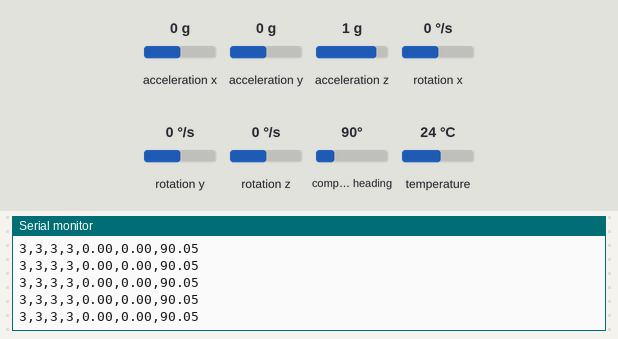
Bench run of a sketch on a simulated Arduino Uno, built with avr-gcc and run on an emulated ATmega328P. Shown: the last lines printed to the serial monitor. The test bench sets the inputs (shaded band); at power-on: acceleration x 0 g, acceleration y 0 g, acceleration z 1 g, rotation x 0 °/s, rotation y 0 °/s, rotation z 0 °/s, compass heading 90°, temperature 24 °C.

Above: at 2.2 s.
2.3 s: acceleration x set to -1.4 g
At 2.41 s:
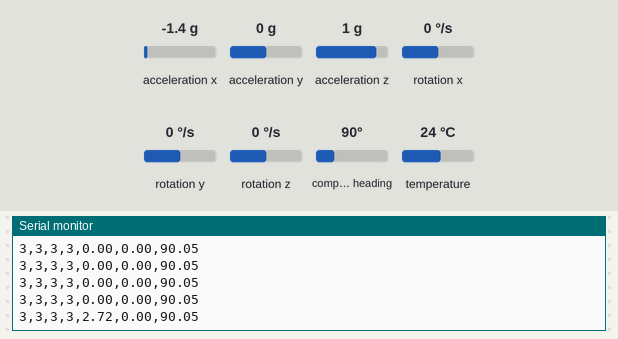
3.8 s: acceleration y set to -1.4 g
At 3.81 s:
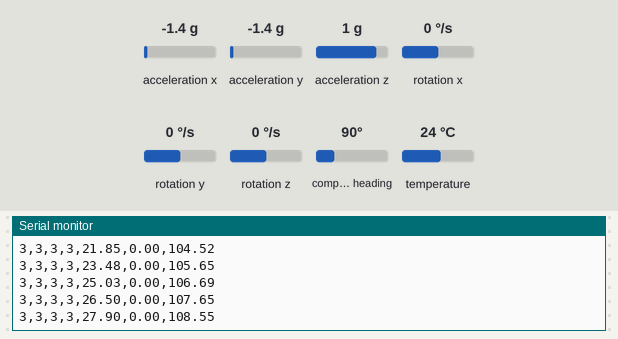
5.3 s: acceleration z set to -1.4 g
At 5.31 s:
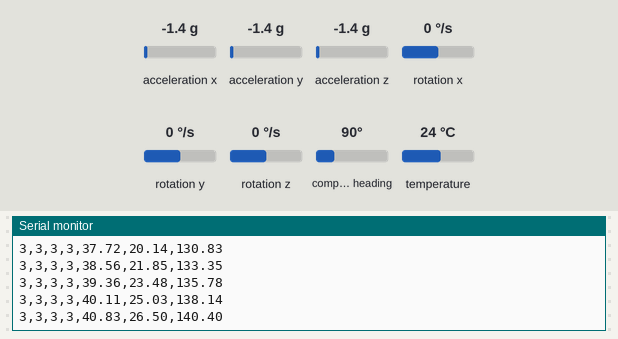
6.8 s: rotation x set to -192 °/s
At 6.82 s:
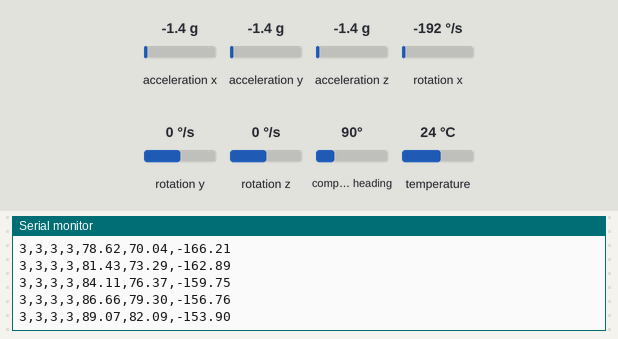
8.3 s: rotation y set to -192 °/s
At 8.33 s:
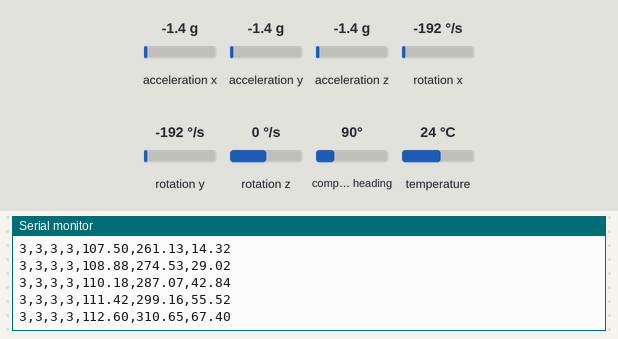
Timing chart, 0 to 10.8 s (numbered marks = the images above; inputs shaded):
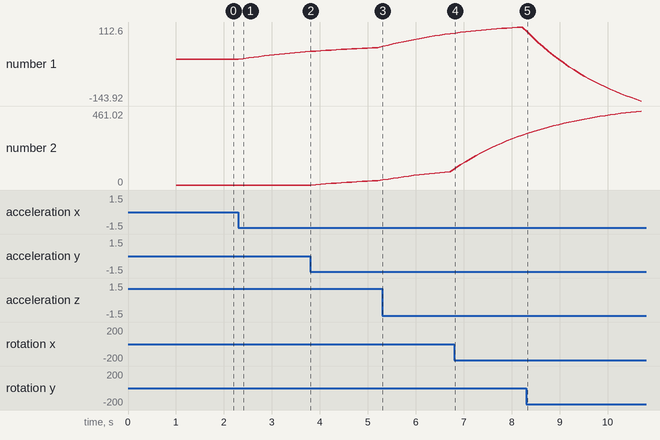

Measured:
- after the input at 2.3 s, the serial monitor: prints a new line after 0.11 s (image 1)
- plotted number 1: 0 → 26.5 after the input at 2.3 s, 40.83 → 89.07 after the input at 5.3 s, 112.6 → -143.92 after the input at 8.3 s
- plotted number 2: 26.5 → 82.09 after the input at 5.3 s, 82.09 → 310.65 after the input at 6.8 s, 310.65 → 461.02 after the input at 8.3 s

The sketch:

9DOF_IMU.ino
```cpp
#include <Wire.h>
#include <Adafruit_Sensor.h>
#include <Adafruit_BNO055.h>
#include <utility/imumaths.h>
#include <math.h>
float thetaM;
float phiM;
float thetaFold=0;
float thetaFnew;
float phiFold=0;
float phiFnew;

float thetaG=0;
float phiG=0;

float theta;
float phi;

float thetaRad;
float phiRad;
float Xm;
float Ym;
float psi;

float dt;
unsigned long millisOld;

#define BNO055_SAMPLERATE_DELAY_MS (100)
//sample rate is 100Hz
Adafruit_BNO055 myIMU = Adafruit_BNO055();

void setup() {
  // put your setup code here, to run once:
Serial.begin(115200);
myIMU.begin();
delay(1000);
int8_t temp=myIMU.getTemp();
myIMU.setExtCrystalUse(true);
millisOld=millis();
}

void loop() {
  // put your main code here, to run repeatedly:
uint8_t system, gyro, accel, mg = 0;
//calibration
myIMU.getCalibration(&system, &gyro, &accel, &mg);

//Create Vectors to store data
imu::Vector<3> acc =myIMU.getVector(Adafruit_BNO055::VECTOR_ACCELEROMETER);
imu::Vector<3> gyr =myIMU.getVector(Adafruit_BNO055::VECTOR_GYROSCOPE);
imu::Vector<3> mag =myIMU.getVector(Adafruit_BNO055::VECTOR_MAGNETOMETER);

// ACC data unfiltered
thetaM=-atan2(acc.x()/9.8,acc.z()/9.8)/2/3.141592654*360;
phiM=-atan2(acc.y()/9.8,acc.z()/9.8)/2/3.141592654*360;

// ACC data filtered
phiFnew=.95*phiFold+.05*phiM;
thetaFnew=.95*thetaFold+.05*thetaM;


// GYRO data
dt=(millis()-millisOld)/1000.;
millisOld=millis();
thetaG=thetaG+gyr.y()*dt;
phiG=phiG-gyr.x()*dt;


// mag data tilt compensated

phiRad = phi/360*(2*3.14);
thetaRad = theta/360*(2*3.14);

Xm=mag.x()*cos(thetaRad)-mag.y()*sin(phiRad)*sin(thetaRad)+mag.z()*cos(phiRad)*sin(thetaRad);
Ym=mag.y()*cos(phiRad)+mag.z()*sin(phiRad);
psi = atan2(Ym, Xm) / (2*3.14)*360;

// Precision using high pass gyro + low pass acc (=> angle = (gyro*trust + acc*trust))
theta=(theta+gyr.y()*dt)*.95+thetaM*.05;
phi=(phi-gyr.x()*dt)*.95+ phiM*.05;


/*Serial.print(acc.x()/9.8);
Serial.print(",");
Serial.print(acc.y()/9.8);
Serial.print(",");
Serial.print(acc.z()/9.8);
Serial.print(",");*/


Serial.print(accel);
Serial.print(",");
Serial.print(gyro);
Serial.print(",");
Serial.print(mg);
Serial.print(",");
Serial.print(system);
Serial.print(",");
/*Serial.print(thetaM);
Serial.print(",");
Serial.print(phiM);
Serial.print(",");
Serial.print(thetaFnew);
Serial.print(",");
Serial.print(phiFnew);

Serial.print(",");
Serial.print(thetaG);
Serial.print(",");
Serial.print(phiG);
Serial.print(",");*/
Serial.print(theta);
Serial.print(",");
Serial.print(phi);
Serial.print(",");
Serial.println(psi);


phiFold=phiFnew;
thetaFold=thetaFnew;


delay(BNO055_SAMPLERATE_DELAY_MS);
}
```
